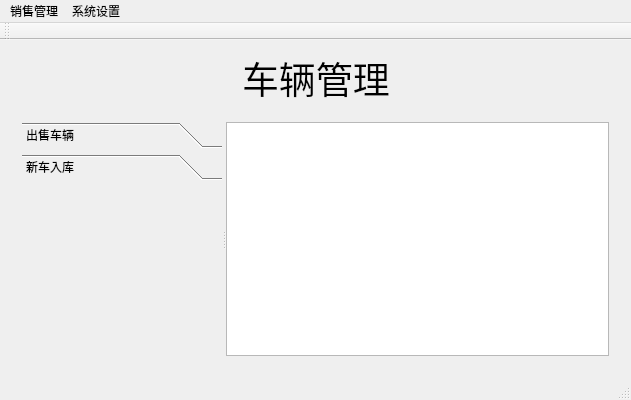
<?xml version="1.0" encoding="UTF-8"?>
<ui version="4.0">
 <class>MainWindow</class>
 <widget class="QMainWindow" name="MainWindow">
  <property name="geometry">
   <rect>
    <x>0</x>
    <y>0</y>
    <width>631</width>
    <height>400</height>
   </rect>
  </property>
  <property name="minimumSize">
   <size>
    <width>600</width>
    <height>400</height>
   </size>
  </property>
  <property name="maximumSize">
   <size>
    <width>800</width>
    <height>400</height>
   </size>
  </property>
  <property name="windowTitle">
   <string>MainWindow</string>
  </property>
  <widget class="QWidget" name="centralWidget">
   <layout class="QGridLayout" name="gridLayout">
    <item row="0" column="0">
     <spacer name="horizontalSpacer">
      <property name="orientation">
       <enum>Qt::Horizontal</enum>
      </property>
      <property name="sizeHint" stdset="0">
       <size>
        <width>222</width>
        <height>20</height>
       </size>
      </property>
     </spacer>
    </item>
    <item row="0" column="1">
     <widget class="QLabel" name="labelTitle">
      <property name="font">
       <font>
        <family>楷体</family>
        <pointsize>28</pointsize>
       </font>
      </property>
      <property name="text">
       <string>车辆管理</string>
      </property>
     </widget>
    </item>
    <item row="0" column="2">
     <spacer name="horizontalSpacer_2">
      <property name="orientation">
       <enum>Qt::Horizontal</enum>
      </property>
      <property name="sizeHint" stdset="0">
       <size>
        <width>221</width>
        <height>20</height>
       </size>
      </property>
     </spacer>
    </item>
    <item row="1" column="0" colspan="3">
     <widget class="QStackedWidget" name="stackedWidget">
      <property name="currentIndex">
       <number>0</number>
      </property>
      <widget class="QWidget" name="pageCar">
       <layout class="QGridLayout" name="gridLayout_2">
        <item row="0" column="0">
         <widget class="QSplitter" name="splitter">
          <property name="orientation">
           <enum>Qt::Horizontal</enum>
          </property>
          <widget class="QToolBox" name="toolBox">
           <property name="minimumSize">
            <size>
             <width>200</width>
             <height>0</height>
            </size>
           </property>
           <property name="maximumSize">
            <size>
             <width>500</width>
             <height>16777215</height>
            </size>
           </property>
           <property name="currentIndex">
            <number>1</number>
           </property>
           <widget class="QWidget" name="pageSellCar">
            <property name="geometry">
             <rect>
              <x>0</x>
              <y>0</y>
              <width>200</width>
              <height>212</height>
             </rect>
            </property>
            <attribute name="label">
             <string>出售车辆</string>
            </attribute>
            <layout class="QGridLayout" name="gridLayout_3">
             <item row="0" column="0">
              <layout class="QHBoxLayout" name="horizontalLayout_2">
               <item>
                <widget class="QLabel" name="labelFactory">
                 <property name="text">
                  <string>厂家：</string>
                 </property>
                </widget>
               </item>
               <item>
                <widget class="QComboBox" name="comboBoxFactory"/>
               </item>
               <item>
                <spacer name="horizontalSpacer_3">
                 <property name="orientation">
                  <enum>Qt::Horizontal</enum>
                 </property>
                 <property name="sizeHint" stdset="0">
                  <size>
                   <width>40</width>
                   <height>20</height>
                  </size>
                 </property>
                </spacer>
               </item>
              </layout>
             </item>
             <item row="1" column="0">
              <layout class="QHBoxLayout" name="horizontalLayout_3">
               <item>
                <widget class="QLabel" name="labelBrand">
                 <property name="text">
                  <string>品牌：</string>
                 </property>
                </widget>
               </item>
               <item>
                <widget class="QComboBox" name="comboBoxBrand"/>
               </item>
               <item>
                <spacer name="horizontalSpacer_4">
                 <property name="orientation">
                  <enum>Qt::Horizontal</enum>
                 </property>
                 <property name="sizeHint" stdset="0">
                  <size>
                   <width>40</width>
                   <height>20</height>
                  </size>
                 </property>
                </spacer>
               </item>
              </layout>
             </item>
             <item row="2" column="0">
              <layout class="QHBoxLayout" name="horizontalLayout_4">
               <item>
                <widget class="QLabel" name="labelPrice">
                 <property name="text">
                  <string>报价：</string>
                 </property>
                </widget>
               </item>
               <item>
                <widget class="QLineEdit" name="lineEditPrice">
                 <property name="readOnly">
                  <bool>true</bool>
                 </property>
                </widget>
               </item>
               <item>
                <widget class="QLabel" name="labelPriceUnits">
                 <property name="text">
                  <string>万</string>
                 </property>
                </widget>
               </item>
              </layout>
             </item>
             <item row="3" column="0">
              <layout class="QHBoxLayout" name="horizontalLayout_5">
               <item>
                <widget class="QLabel" name="labelNumber">
                 <property name="text">
                  <string>数量：</string>
                 </property>
                </widget>
               </item>
               <item>
                <widget class="QSpinBox" name="spinBoxNumber"/>
               </item>
               <item>
                <widget class="QLabel" name="labelLastNumber">
                 <property name="text">
                  <string>剩余数量：</string>
                 </property>
                </widget>
               </item>
               <item>
                <widget class="QLabel" name="labelLast">
                 <property name="text">
                  <string>20</string>
                 </property>
                </widget>
               </item>
              </layout>
             </item>
             <item row="4" column="0">
              <layout class="QHBoxLayout" name="horizontalLayout_6">
               <item>
                <widget class="QLabel" name="labelTotal">
                 <property name="text">
                  <string>金额：</string>
                 </property>
                </widget>
               </item>
               <item>
                <widget class="QLineEdit" name="lineEditTotal">
                 <property name="readOnly">
                  <bool>true</bool>
                 </property>
                </widget>
               </item>
               <item>
                <widget class="QLabel" name="labelTotalUnits">
                 <property name="text">
                  <string>万</string>
                 </property>
                </widget>
               </item>
              </layout>
             </item>
             <item row="5" column="0">
              <layout class="QHBoxLayout" name="horizontalLayout_7">
               <item>
                <spacer name="horizontalSpacer_5">
                 <property name="orientation">
                  <enum>Qt::Horizontal</enum>
                 </property>
                 <property name="sizeHint" stdset="0">
                  <size>
                   <width>40</width>
                   <height>20</height>
                  </size>
                 </property>
                </spacer>
               </item>
               <item>
                <widget class="QPushButton" name="pushButtonSure">
                 <property name="text">
                  <string>确定</string>
                 </property>
                </widget>
               </item>
               <item>
                <widget class="QPushButton" name="pushButtonCancel">
                 <property name="text">
                  <string>取消</string>
                 </property>
                </widget>
               </item>
               <item>
                <spacer name="horizontalSpacer_6">
                 <property name="orientation">
                  <enum>Qt::Horizontal</enum>
                 </property>
                 <property name="sizeHint" stdset="0">
                  <size>
                   <width>40</width>
                   <height>20</height>
                  </size>
                 </property>
                </spacer>
               </item>
              </layout>
             </item>
            </layout>
           </widget>
           <widget class="QWidget" name="pageNewCar">
            <property name="geometry">
             <rect>
              <x>0</x>
              <y>0</y>
              <width>200</width>
              <height>212</height>
             </rect>
            </property>
            <attribute name="label">
             <string>新车入库</string>
            </attribute>
           </widget>
          </widget>
          <widget class="QTextEdit" name="textEdit">
           <property name="minimumSize">
            <size>
             <width>200</width>
             <height>0</height>
            </size>
           </property>
           <property name="maximumSize">
            <size>
             <width>500</width>
             <height>16777215</height>
            </size>
           </property>
           <property name="readOnly">
            <bool>true</bool>
           </property>
          </widget>
         </widget>
        </item>
       </layout>
      </widget>
      <widget class="QWidget" name="pageCalc">
       <widget class="QWidget" name="widget" native="true">
        <property name="geometry">
         <rect>
          <x>19</x>
          <y>59</y>
          <width>291</width>
          <height>221</height>
         </rect>
        </property>
       </widget>
       <widget class="QWidget" name="widget_2" native="true">
        <property name="geometry">
         <rect>
          <x>329</x>
          <y>59</y>
          <width>271</width>
          <height>221</height>
         </rect>
        </property>
       </widget>
       <widget class="QComboBox" name="comboBox">
        <property name="geometry">
         <rect>
          <x>150</x>
          <y>10</y>
          <width>69</width>
          <height>22</height>
         </rect>
        </property>
       </widget>
       <widget class="QComboBox" name="comboBox_2">
        <property name="geometry">
         <rect>
          <x>470</x>
          <y>10</y>
          <width>69</width>
          <height>22</height>
         </rect>
        </property>
       </widget>
      </widget>
     </widget>
    </item>
   </layout>
  </widget>
  <widget class="QMenuBar" name="menuBar">
   <property name="geometry">
    <rect>
     <x>0</x>
     <y>0</y>
     <width>631</width>
     <height>23</height>
    </rect>
   </property>
   <widget class="QMenu" name="menu">
    <property name="title">
     <string>销售管理</string>
    </property>
    <addaction name="actionCar"/>
    <addaction name="actionCalc"/>
   </widget>
   <widget class="QMenu" name="menu_2">
    <property name="title">
     <string>系统设置</string>
    </property>
   </widget>
   <addaction name="menu"/>
   <addaction name="menu_2"/>
  </widget>
  <widget class="QToolBar" name="mainToolBar">
   <attribute name="toolBarArea">
    <enum>TopToolBarArea</enum>
   </attribute>
   <attribute name="toolBarBreak">
    <bool>false</bool>
   </attribute>
  </widget>
  <widget class="QStatusBar" name="statusBar"/>
  <action name="actionCar">
   <property name="text">
    <string>车辆管理</string>
   </property>
  </action>
  <action name="actionCalc">
   <property name="text">
    <string>销售统计</string>
   </property>
  </action>
 </widget>
 <layoutdefault spacing="6" margin="11"/>
 <tabstops>
  <tabstop>textEdit</tabstop>
 </tabstops>
 <resources/>
 <connections/>
</ui>
